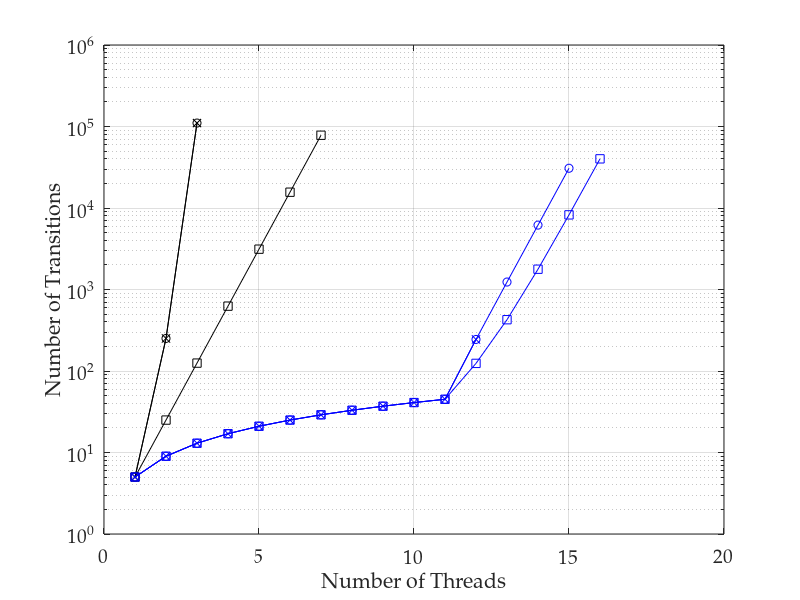

The MATLAB script that drew this image: (Note: this script raises an error after producing the figure.)
%% importing data
transitions = dlmread('indexer_trans_data.csv', ',', 1, 1);
% convert 0 values to NaNs, as these don't plot
transitions(transitions==0)=nan;
threads = [1:16];

%% plotting lines

semilogy(threads, transitions(:, 1), 'ko-')
hold on
semilogy(threads, transitions(:, 2), 'kx-')
semilogy(threads, transitions(:, 3), 'ks-')
semilogy(threads, transitions(:, 4), 'bo-')
semilogy(threads, transitions(:, 5), 'bx-')
semilogy(threads, transitions(:, 6), 'bs-')
hold off
grid on

%% adding axis labels
% legend doesn't fit, so just refer to other figure for key
set(gca, 'FontName', 'Palatino Linotype', 'FontSize', 14);
xlabel('Number of Threads');
ylabel('Number of Transitions')

%% output pdf file
h = figure(1);
h.Units = 'centimeters'; % set figure position to cm
%h.Position(2) = [h.Position(2)-9]; % set figure position bevore resize
h.Position([3:4]) = [16,13]; % resize figure
Plot2LaTeX( h, 'indexer_trans_fig' )